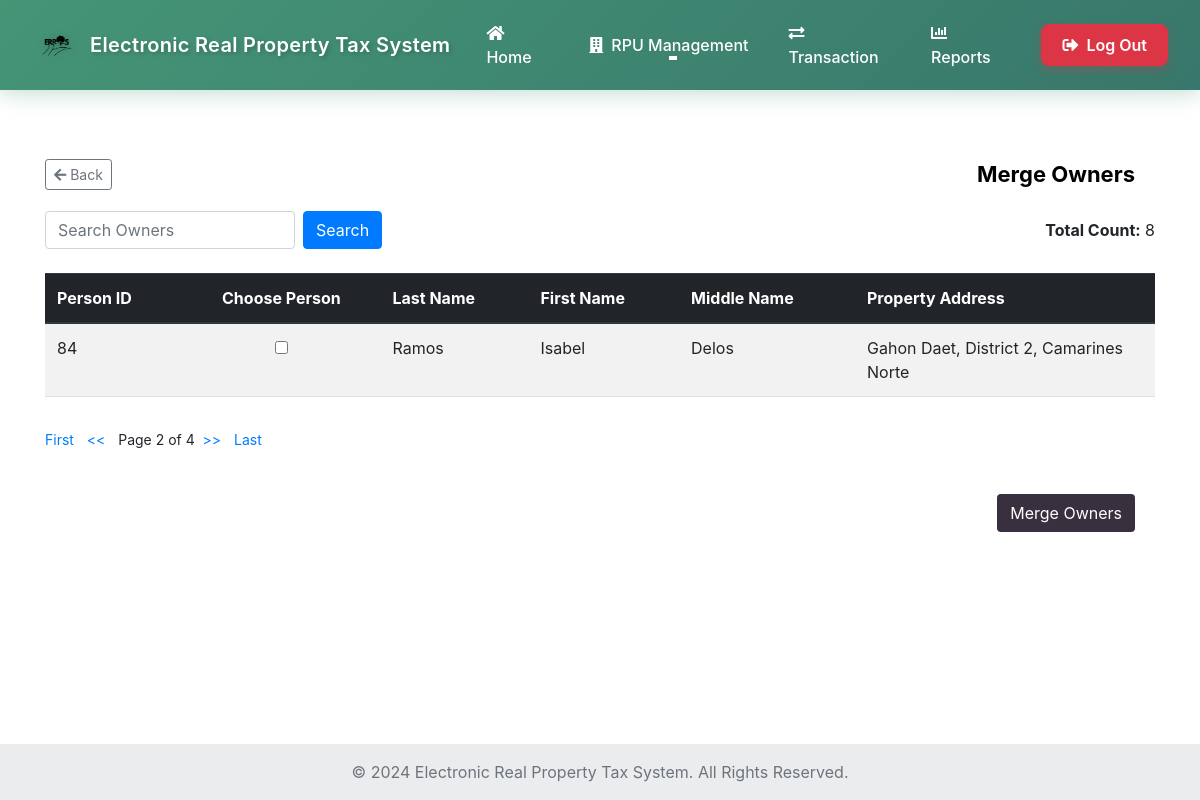
/Merge_Owners.php?page=2, run on an earlier commit of the app's database.
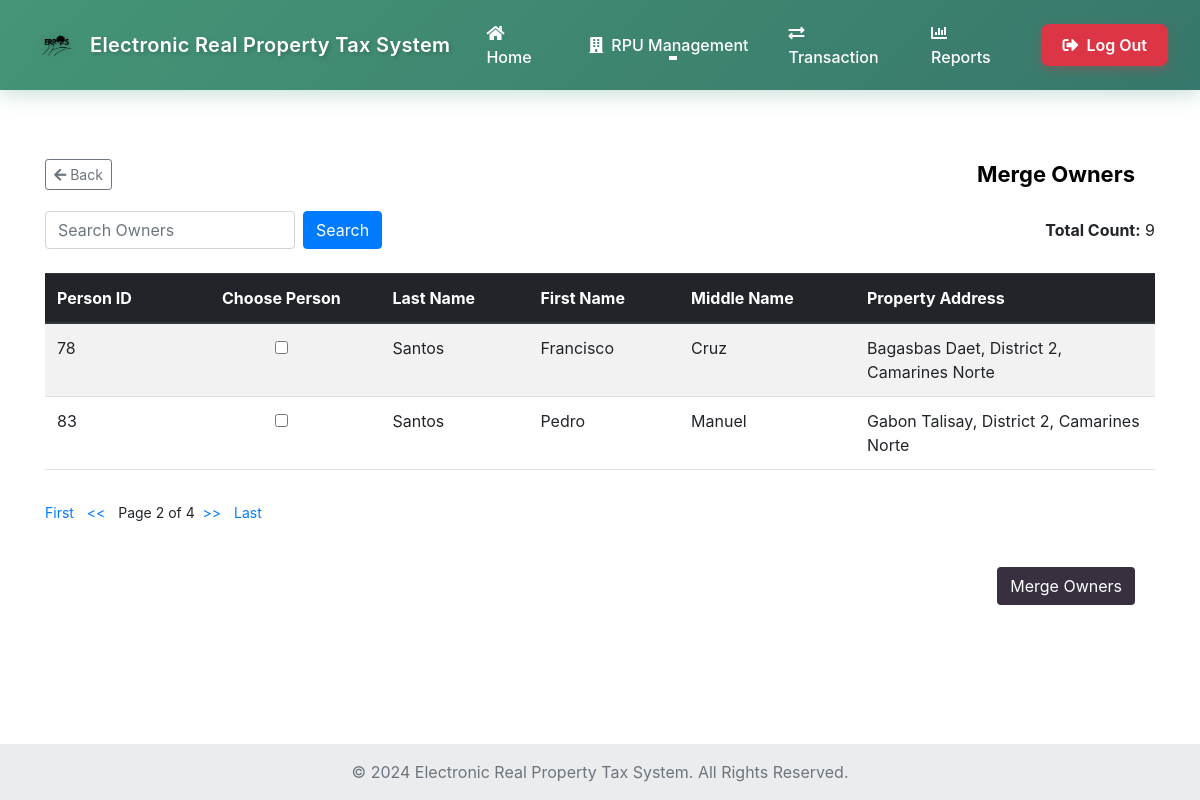
And on a later commit of the database.
### tables this page shows
CREATE TABLE `propertyowner` (
  `pO_id` int(50) NOT NULL,
  `property_id` int(50) NOT NULL,
  `owner_id` int(50) NOT NULL,
  `is_retained` tinyint(1) NOT NULL DEFAULT 1,
  `created_at` timestamp NOT NULL DEFAULT current_timestamp(),
  `created_by` int(11) DEFAULT NULL
);

CREATE TABLE `owners_tb` (
  `own_id` int(30) NOT NULL,
  `own_fname` varchar(20) NOT NULL,
  `own_mname` varchar(20) NOT NULL,
  `own_surname` varchar(20) NOT NULL,
  `owner_type` enum('individual','company') DEFAULT 'individual',
  `company_name` varchar(100) DEFAULT NULL,
  `created_by` int(11) DEFAULT NULL,
  `updated_by` int(11) DEFAULT NULL,
  `created_at_owner` timestamp NOT NULL DEFAULT current_timestamp(),
  `updated_at_owner` timestamp NOT NULL DEFAULT current_timestamp() ON UPDATE current_timestamp(),
  `date_birth` date DEFAULT NULL,
  `tin_no` int(20) NOT NULL,
  `house_no` varchar(20) NOT NULL,
  `street` varchar(30) NOT NULL,
  `barangay` varchar(30) NOT NULL,
  `district` varchar(20) NOT NULL,
  `city` varchar(20) NOT NULL,
  `province` varchar(20) NOT NULL,
  `own_info` varchar(70) NOT NULL
);

CREATE TABLE `p_info` (
  `p_id` int(50) NOT NULL,
  `house_no` int(10) NOT NULL,
  `block_no` int(10) NOT NULL,
  `province` varchar(30) NOT NULL,
  `city` varchar(30) NOT NULL,
  `district` varchar(30) NOT NULL,
  `barangay` varchar(30) NOT NULL,
  `street` varchar(50) NOT NULL,
  `house_tag_no` int(10) NOT NULL,
  `land_area` int(50) NOT NULL,
  `desc_land` varchar(50) NOT NULL,
  `documents` varchar(30) NOT NULL,
  `created_at` timestamp NOT NULL DEFAULT current_timestamp(),
  `updated_at` timestamp NOT NULL DEFAULT current_timestamp() ON UPDATE current_timestamp(),
  `is_active` tinyint(1) NOT NULL DEFAULT 1,
  `disabled_at` datetime DEFAULT NULL,
  `disabled_by` int(11) DEFAULT NULL
);

### Merge_Owners.php (the view, shortened to what the changed rows need)
<?php
$conn = Database::getInstance();
$records_per_page = 5;
$page = isset($_GET['page']) ? (int)$_GET['page'] : 1;
$start_from = ($page - 1) * $records_per_page;
$sql = "SELECT
   po.pO_id,
   po.property_id,
   po.owner_id,
   o.own_id,
   o.own_fname,
   o.own_mname,
   o.own_surname,
   p.barangay,
   p.city,
   p.district,
   p.province
 FROM
   propertyowner po
 JOIN
   owners_tb o ON po.owner_id = o.own_id
 JOIN
   p_info p ON po.property_id = p.p_id
 WHERE
   po.is_retained = 1  -- Only show retained properties
 ORDER BY
   o.own_surname ASC, o.own_fname ASC
 LIMIT $start_from, $records_per_page";
$owners = [];
$result = $conn->query($sql);
if ($result->num_rows > 0) {
  while ($row = $result->fetch_assoc()) {
    $owners[] = $row;
  }
}
$conn->begin_transaction();
$total_sql = "SELECT COUNT(pO_id) AS total_pO FROM propertyowner WHERE is_retained = 1";
$total_result = $conn->query($total_sql);
if ($total_result && $total_result->num_rows > 0) {
    $total_row = $total_result->fetch_assoc();
    $total_pO_count = $total_row['total_pO'];
} else {
    $total_pO_count = 0;
}
?>
<!doctype html>
<html lang="en">
<head>
   <link rel="stylesheet" href="https://cdnjs.cloudflare.com/ajax/libs/font-awesome/5.15.4/css/all.min.css">
  <link rel="stylesheet" href="https://cdn.jsdelivr.net/npm/bootstrap@4.1.3/dist/css/bootstrap.min.css"
>
  <link href="https://cdn.jsdelivr.net/npm/bootstrap@5.3.2/dist/css/bootstrap.min.css" rel="stylesheet">
  <link href="https://cdn.jsdelivr.net/npm/bootstrap@5.3.0-alpha1/dist/css/bootstrap.min.css" rel="stylesheet"
>
  <link rel="stylesheet" href="https://cdn.jsdelivr.net/npm/bootstrap@4.1.3/dist/css/bootstrap.min.css"
>
  <link rel="stylesheet" href="main_layout.css">
  <link rel="stylesheet" href="header.css">
  <link rel="stylesheet" href="Merge_Owners.css">
</head>
<body>
<form method="post" action="Merge_Owners.php">
  <section class="container mt-5">
    <div class="d-flex justify-content-between align-items-center mb-4">
      <div class="search-container d-flex align-items-center">
        <input
          type="text"
          class="form-control search-input"
          id="searchInput"
          placeholder="Search Owners"
          aria-label="Search"
          onkeyup="handleSearch(event)"
        />
        <button
          type="button"
          class="btn btn-primary ml-2"
          onclick="searchTable()">
        </button>
      </div>
      <div class="total-count text-right">
        <strong>Total Count:</strong> <?= $total_pO_count ?>
      </div>
    </div>
    <div class="table-responsive">
      <table class="table table-striped table-hover modern-table text-start">
        <thead class="thead-dark">
          <tr>
            <th scope="col">Person ID</th>
            <th scope="col" class="center-input">Choose Person</th>
            <th scope="col">Last Name</th>
            <th scope="col">First Name</th>
            <th scope="col">Middle Name</th>
            <th scope="col" style="width: 300px;">Property Address</th>
          </tr>
        </thead>
        <tbody id="ownerTableBody">
          <?php
          $selectedOwners = isset($_SESSION['selected_owners']) ? $_SESSION['selected_owners'] : [];
          ?>
          <?php foreach ($owners as $owner): ?>
            <tr>
              <td><?= $owner['pO_id']; ?></td>
              <td class="center-input">
                <input type="checkbox" name="personChoice[]" value="<?= $owner['owner_id']; ?>" <?= in_array($owner['owner_id'], $selectedOwners) ? 'checked' : ''; ?>>
              </td>
              <td><?= $owner['own_surname']; ?></td>
              <td><?= $owner['own_fname']; ?></td>
              <td><?= $owner['own_mname']; ?></td>
              <td><?= $owner['barangay'] . ' ' . $owner['city'] . ', ' . $owner['district'] . ', ' . $owner['province']; ?></td>
            </tr>
          <?php endforeach; ?>
        </tbody>
      </table>
    </div>
  </section>
</form>
</body>
</html>

What changed in the data, as far as the page shows it:
no longer on this page (row unchanged): propertyowner: pO_id "84", owners_tb.own_surname "Ramos", owners_tb.own_fname "Isabel", owners_tb.own_mname "Delos", p_info.barangay "Gahon", p_info.city "Daet", p_info.district "District 2", p_info.province "Camarines Norte"
now on this page (row edited): propertyowner: pO_id "78", owners_tb.own_surname "Santos", owners_tb.own_fname "Francisco", owners_tb.own_mname "Cruz", p_info.barangay "Bagasbas", p_info.city "Daet", p_info.district "District 2", p_info.province "Camarines Norte"
now on this page (row edited): propertyowner: pO_id "83", owners_tb.own_surname "Santos", owners_tb.own_fname "Pedro", owners_tb.own_mname "Manuel", p_info.barangay "Gabon", p_info.city "Talisay", p_info.district "District 2", p_info.province "Camarines Norte"
Also different on the page:
$total_pO_count: "8" → "9"
